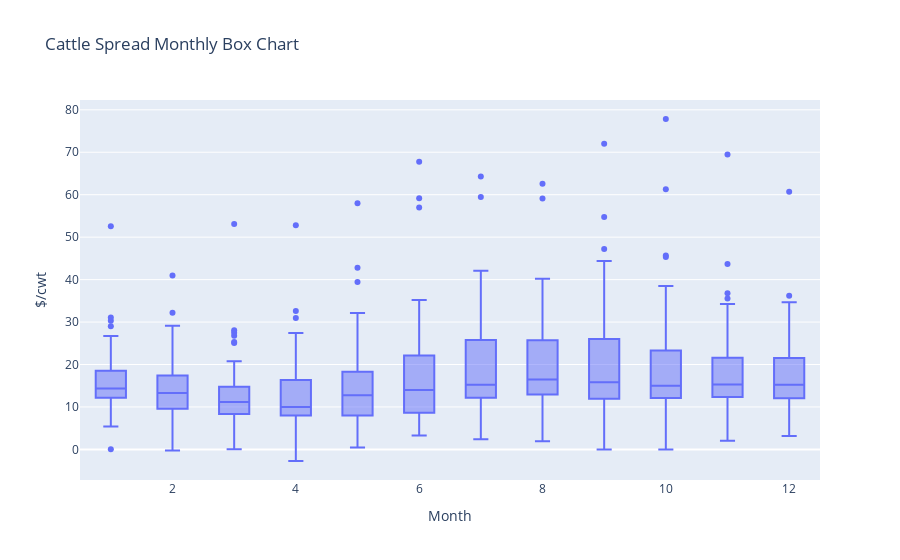

The code cell stored with this chart in its notebook:
### Code cell
src.plot_monthly_box_chart(cattle_spread,
                           title='Cattle Spread Monthly Box Chart',
                           ylabel='$/cwt',
                            xlabel='Month',
                           )

### Figure 1 — Plotly figure (JSON) as saved in the notebook; plotly's stock layout.template omitted (floating-point values rounded to 4 significant figures; data arrays with more than 128 entries replaced by an {"elided": "..."} marker saying what was removed)
{"data": [{"name": "Price Received", "type": "box", "x": {"elided": "567 int values"}, "y": {"elided": "567 float values"}}], "layout": {"title": {"text": "Cattle Spread Monthly Box Chart"}, "xaxis": {"anchor": "y", "domain": [0, 1], "title": {"text": "Month"}}, "yaxis": {"anchor": "x", "domain": [0, 1], "title": {"text": "$/cwt"}}}}
